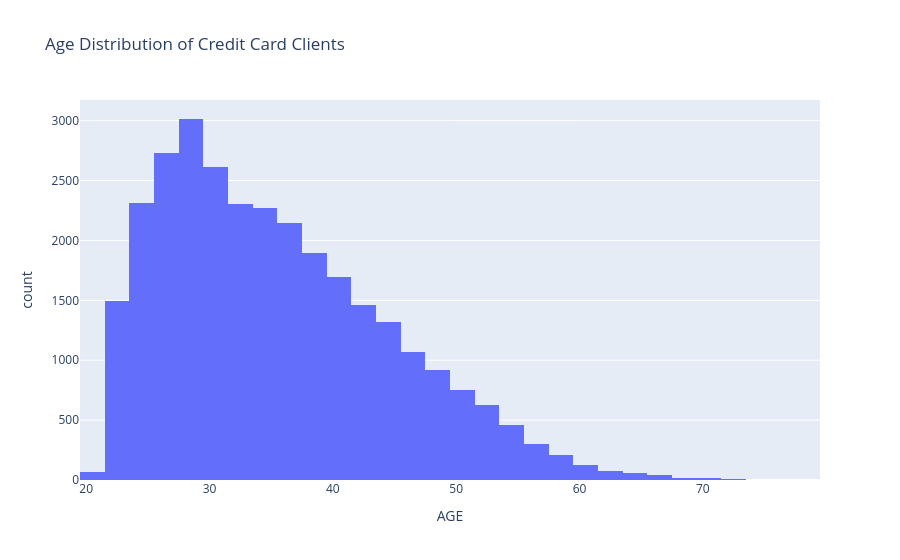

Write notebook code for a chart like this one.
### Markdown cell above
# 9. Demographic Analysis

### Code cell
fig = px.histogram(
    df,
    x="AGE",
    nbins=30,
    title="Age Distribution of Credit Card Clients"
)

fig.show()

### Figure 1 — Plotly figure (JSON) as saved in the notebook; plotly's stock layout.template omitted (floating-point values rounded to 4 significant figures; data arrays with more than 128 entries replaced by an {"elided": "..."} marker saying what was removed)
{"data": [{"bingroup": "x", "hovertemplate": "AGE=%{x}<br>count=%{y}<extra></extra>", "legendgroup": "", "marker": {"color": "#636efa", "pattern": {"shape": ""}}, "name": "", "nbinsx": 30, "orientation": "v", "showlegend": false, "type": "histogram", "x": {"elided": "30000 int values"}, "xaxis": "x", "yaxis": "y"}], "layout": {"barmode": "relative", "legend": {"tracegroupgap": 0}, "title": {"text": "Age Distribution of Credit Card Clients"}, "xaxis": {"anchor": "y", "domain": [0, 1], "title": {"text": "AGE"}}, "yaxis": {"anchor": "x", "domain": [0, 1], "title": {"text": "count"}}}}
